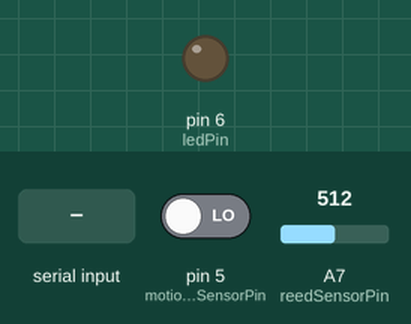
Simulated run of this sketch. Board: Arduino Nano, built with avr-gcc and run on an emulated ATmega328P. On the bench: output pins drawn as LEDs (lit = HIGH). The test bench sets the inputs (shaded band); at power-on: pin 5 (motiondetectorSensorPin) LOW, A7 (reedSensorPin) = 512. Random numbers use the default seed unless the sketch sets one; no radio packets arrive unless stated; pins used as bus, display or sensor lines are not drawn; what the sketch prints to the serial monitor is not drawn.

Above: at 3.3 s.
3.4 s: "setupmode\n" received over Serial
At 4.1 s:
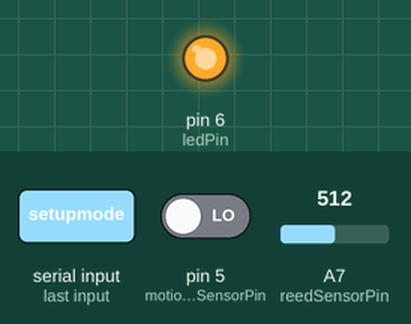
4.9 s: "normalmode\n" received over Serial
At 6.1 s:
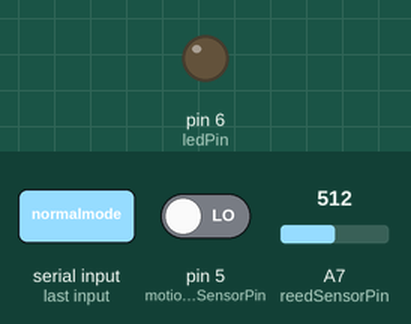
Timing chart, 0 to 15.5 s (numbered marks = the images above; inputs shaded):
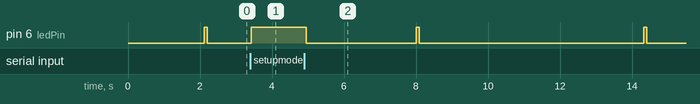

Measured:
- after the input at 3.4 s, pin 6 (ledPin): LOW → HIGH at once
- after the input at 4.9 s, pin 6 (ledPin): goes LOW 3.1 s, HIGH 0.08 s, LOW 6.2 s, HIGH 0.08 s, then LOW, starting after 0.05 s

The sketch:

RemoteSenseM0.ino
```cpp
#include <SPI.h>
#include <RH_RF95.h>

/* for feather m0
*/
#define RFM95_CS 8
#define RFM95_RST 4
#define RFM95_INT 3

#define RF95_FREQ 433.0
RH_RF95 rf95(RFM95_CS, RFM95_INT);

#define vibrationSensorPin 20
#define reedSensorPin 21
#define motiondetectorSensorPin 5
#define ledPin 6
#define VBATPIN A7
int brightness = 1;  // LED fényesség

float maxVoltage = 4.2;

int vibrationSensorPinState;
int reedSensorPinState;
int motiondetectorSensorPinState;

long debouncingTime = 50;
volatile unsigned long lastDebouncingMicros;

long alertTls = 5;
volatile unsigned long lastAlertTime;

long sabotageTls = 5;
volatile unsigned long lastSabotageTime;

enum {
  OK = 0,
  ALERT = 1,
  SABOTAGE = 2
};

volatile bool alertStatus = false;
volatile bool sabotageStatus = false;

#define unitIdLength 12
#define unitIdAddress 0
String unitId = "NODE5";

unsigned int sendTimeMin = 5;  // két állapotküldés közti minimális idő
unsigned int sendTimeMax = 7;  // két állapotküldés közti maximális idő
unsigned long lastSendTime;    // utolsó küldés időpontja
unsigned long nextSendTime;    // következő küldés időpontja

void setup() {
  pinMode(reedSensorPin, INPUT);
  pinMode(motiondetectorSensorPin, INPUT);

  pinMode(vibrationSensorPin, INPUT_PULLUP);
  attachInterrupt(digitalPinToInterrupt(vibrationSensorPin), sensorAlert_ISR, RISING);

//  pinMode(setupButtonPin, INPUT_PULLUP);
//  attachInterrupt(digitalPinToInterrupt(setupButtonPin), config_ISR, RISING);
  digitalWrite(LED_BUILTIN, LOW);

  pinMode(ledPin, OUTPUT);

  Serial.begin(115200);
  delay(2000);
  Serial.println("Remote sensore starting...");

  /**
   * Setup LoRa
   */
  pinMode(RFM95_RST, OUTPUT);
  digitalWrite(RFM95_RST, HIGH);
  delay(100);
  Serial.println("Feather LoRa TX Test!");
  // manual reset
  digitalWrite(RFM95_RST, LOW);
  delay(10);
  digitalWrite(RFM95_RST, HIGH);
  delay(10);

  while (!rf95.init()) {
    Serial.println("LoRa radio init failed");
    while (1);
  }
  Serial.println("LoRa radio init OK!");

  if (!rf95.setFrequency(RF95_FREQ)) {
    Serial.println("setFrequency failed");
    while (1);
  }
  Serial.print("Set Freq to: ");
  Serial.println(RF95_FREQ);

  rf95.setTxPower(23, false);

  //Setup BandWidth, option: 7800,10400,15600,20800,31250,41700,62500,125000,250000,500000
  //Lower BandWidth for longer distance.
//  rf95.setSignalBandwidth(125000);

  //Setup Coding Rate:5(4/5),6(4/6),7(4/7),8(4/8)
//  rf95.setCodingRate4(5); //5-8

  //Setup Spreading Factor (6 ~ 12)
//  rf95.setSpreadingFactor(7);

  /*
  //Different Combination for distance and speed examples:
  Example 1: Bw = 125 kHz, Cr = 4/5, Sf = 128chips/symbol, CRC on. Default medium range
    rf95.setSignalBandwidth(125000);
    rf95.setCodingRate4(5);
    rf95.setSpreadingFactor(7);
  Example 2: Bw = 500 kHz, Cr = 4/5, Sf = 128chips/symbol, CRC on. Fast+short range
    rf95.setSignalBandwidth(500000);
    rf95.setCodingRate4(5);
    rf95.setSpreadingFactor(7);
  Example 3: Bw = 31.25 kHz, Cr = 4/8, Sf = 512chips/symbol, CRC on. Slow+long range
    rf95.setSignalBandwidth(31250);
    rf95.setCodingRate4(8);
    rf95.setSpreadingFactor(9);
  Example 4: Bw = 125 kHz, Cr = 4/8, Sf = 4096chips/symbol, CRC on. Slow+long range
    rf95.setSignalBandwidth(125000);
    rf95.setCodingRate4(8);
    rf95.setSpreadingFactor(12);
  */

  Serial.println("============================================================");
}

void loop()
{
  String serialMessage;
  while (Serial.available())
  {
    char c = Serial.read();
    if (c != '\n')
    {
      serialMessage += c;
    }

    delay(2);
  }

  if (serialMessage == "setupmode")
  {
    bool setupStatus = true;
    digitalWrite(ledPin, HIGH);

    while (setupStatus)  // setup mód
    {
      sendConfiguration();
      delay(100);

      String serialMessageIn;
      while (Serial.available())
      {
        char c = Serial.read();
        if (c != '\n')
        {
          serialMessageIn += c;
        }

        delay(2);
      }

      if (serialMessageIn == "normalmode")
      {
        setupStatus = false;
      }
      serialMessageIn = "";
    }

    serialMessage = "";
    digitalWrite(ledPin, LOW);
  }

  long actualTime = millis();

  // szabotázs szenzorok kiolvasása
  reedSensorPinState = digitalRead(reedSensorPin);
  motiondetectorSensorPinState = digitalRead(motiondetectorSensorPin);
  // van-e szabotázs valamelyik szenzor szerint
  if (reedSensorPinState || motiondetectorSensorPinState)
  {
    sabotageStatus = true;
    lastSabotageTime = actualTime;
  }

  // ha riasztás van és már lejárt a Tls
  if (alertStatus && ((actualTime - lastAlertTime) >= (alertTls * 1000)))
  {
    alertStatus = false;
  }

  // ha szabotázs van és már lejárt a Tls
  if (sabotageStatus && ((actualTime - lastSabotageTime) >= (sabotageTls * 1000)))
  {
    sabotageStatus = false;
  }

  // elérkezett-e a küldési időpontja
  if ((lastSendTime > actualTime) || (actualTime >= nextSendTime))  // ha a belső óra átpördült vagy itt az idő a küldésre
  {
    digitalWrite(ledPin, HIGH);
    long startTime = millis();
    String payload = "Payload:" + getPayload();
    sendToRadio(payload);
    lastSendTime = millis();
    nextSendTime = lastSendTime + random(sendTimeMin * 1000, sendTimeMax * 1000);
//    Serial.print("Time: " + String(startTime)+ "\n");
    Serial.print("Unit ID: " + unitId + "\n");
    Serial.print("Alert state: " + String(alertStatus) + "\n");
    Serial.print("Sabotage state: " + String(sabotageStatus) + "\n");
    Serial.print("Battery voltage: " + String(measureBatteryVoltage()) + "\n");
//    Serial.print("Battery percentage: " + String(measureBatteryPercentage()) + "\n");
    Serial.print("Vibration sensor state: " + String(vibrationSensorPinState) + "\n");
    Serial.print("Reed sensor state: " + String(reedSensorPinState) + "\n");
    Serial.print("Motion sensor state: " + String(motiondetectorSensorPinState) + "\n");
//    Serial.print(payload + "\n");
//    Serial.print("Sending time: " + String(lastSendTime - startTime) + "msec"+ "\n");
//    Serial.print("Next send time: " + String(nextSendTime) + "\n");
    Serial.println("============================================================");
    digitalWrite(ledPin, LOW);
  }
}

void sensorAlert_ISR()
{
  if ((long)(micros() - lastDebouncingMicros) >= (debouncingTime * 1000))
  {
    alertStatus = true;
    lastDebouncingMicros = micros();
    lastAlertTime = millis();
  }
}

// Node configuration to send config software in setupmode
void sendConfiguration()
{
  String payload = "Configstatus:{\"unitId\":\"" + unitId + "\",\"unitIdLength\":\"" + String(unitIdLength) + "\",\"sendTimeMin\":\"" + String(sendTimeMin) + "\",\"RF95_FREQ\":\"" + String(RF95_FREQ) + "\",\"sendTimeMax\":\"" + String(sendTimeMax) + "\",\"alertTls\":\"" + String(alertTls) + "\",\"sabotageTls\":\"" + String(sabotageTls) + "\"}";
  Serial.print(payload + "\n");
}

String getPayload()
{
  //String payload = unitId + " " + String(alertStatus) + " " + String(sabotageStatus) + " "  + String(measureBatteryPercentage());
  String payload = "{\"unitId\":\"" + unitId + "\",\"alertStatus\":\"" + String(alertStatus) + "\",\"sabotageStatus\":\"" + String(sabotageStatus) + "\",\"measureBatteryPercentage\":\"" + String(measureBatteryPercentage()) + "\"}";
  return payload;
}

void sendToRadio(String payload)
{
  char copy[RH_RF95_MAX_MESSAGE_LEN];
  payload.toCharArray(copy, RH_RF95_MAX_MESSAGE_LEN);

  rf95.send((uint8_t*)copy, sizeof(copy));
  delay(10);
  rf95.waitPacketSent();
}

float measureBatteryVoltage()
{
  float measuredvbat = analogRead(VBATPIN);
  measuredvbat *= 2;
  measuredvbat *= 3.3;
  measuredvbat /= 1024;
  return measuredvbat;
}

float measureBatteryPercentage()
{
  float percentage = (measureBatteryVoltage() / maxVoltage) * 100;

  return percentage;
}
```
